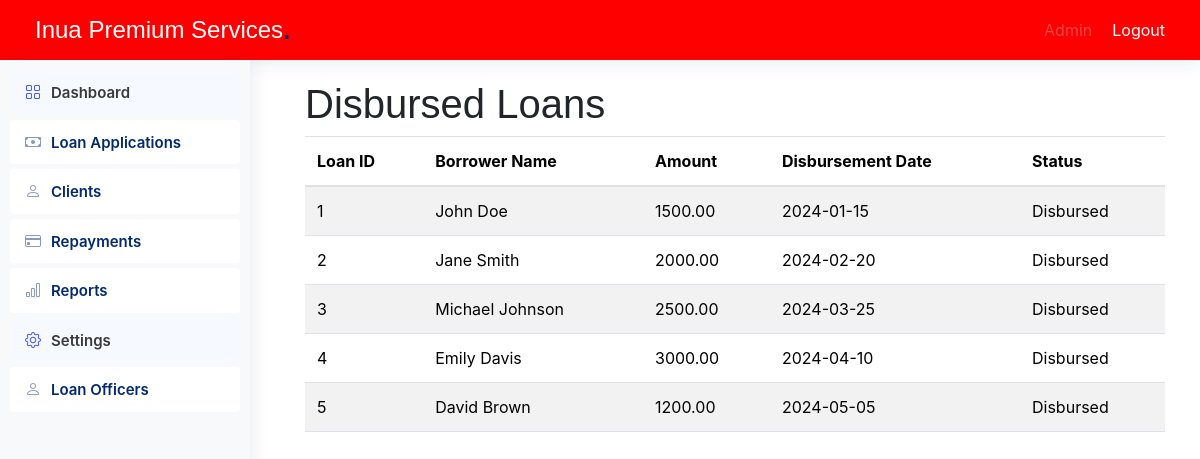
Page /admin/disbursed-loans.php on the committed database.
### tables this page shows
CREATE TABLE `navigation_items` (
  `id` int(11) NOT NULL,
  `title` varchar(100) NOT NULL,
  `url` varchar(200) NOT NULL,
  `icon` varchar(50) DEFAULT NULL,
  `parent_id` int(11) DEFAULT NULL
);

CREATE TABLE `disbursed_loans` (
  `loan_id` int(11) NOT NULL,
  `borrower_name` varchar(255) NOT NULL,
  `amount` decimal(10,2) NOT NULL,
  `disbursement_date` date NOT NULL,
  `status` varchar(50) NOT NULL
);

### includes/functions.php (called while the page is built, shortened)
<?php
function db_connect() {
    $host = 'localhost';
    $db = 'microfinance';
    $user = 'root';
    $pass = '';
    try {
        return new PDO("mysql:host=$host;dbname=$db", $user, $pass, [
            PDO::ATTR_ERRMODE => PDO::ERRMODE_EXCEPTION,
            PDO::ATTR_DEFAULT_FETCH_MODE => PDO::FETCH_ASSOC,
        ]);
    } catch (PDOException $e) {
        die('Connection failed: ' . $e->getMessage());
    }
}
function getDisbursedLoans() {
    $pdo = db_connect();
    $query = "SELECT loan_id, borrower_name, amount, disbursement_date, status FROM disbursed_loans";
    try {
        $stmt = $pdo->query($query);
        return $stmt->fetchAll();
    } catch (PDOException $e) {
        die("Database query failed: " . $e->getMessage());
    }
}
function getUserRole($userId) {
    $conn = db_connect();
    $stmt = $conn->prepare("SELECT role_id FROM users WHERE id = ?");
    $stmt->execute([$userId]);
    return $stmt->fetchColumn();
}
function getNavigationItems($roleId) {
    try {
        $conn = db_connect();
        $stmt = $conn->prepare("
            SELECT ni.id, ni.title, ni.url, ni.icon, ni.parent_id
            FROM navigation_items ni
            INNER JOIN navigation_item_roles nir ON ni.id = nir.navigation_item_id
            WHERE nir.role_id = :role_id ORDER BY ni.id ASC
        ");
        $stmt->execute([':role_id' => $roleId]);
        $result = $stmt->fetchAll(PDO::FETCH_ASSOC);
        return $result ?: [];
    } catch (PDOException $e) {
        error_log('Database query error: ' . $e->getMessage());
        return [];
    } finally {
        $conn = null;
    }
}
?>

### admin/disbursed-loans.php (the view, shortened to what this page needs)
<?php
include_once("../includes/functions.php");
$disbursedLoans = getDisbursedLoans();
?>
<!DOCTYPE html>
<html lang="en">
<head>
    <link href="assets/vendor/bootstrap/css/bootstrap.min.css" rel="stylesheet">
    <link href="assets/vendor/bootstrap-icons/bootstrap-icons.css" rel="stylesheet">
    <link href="assets/css/style.css" rel="stylesheet">
</head>
<body class="admin-page">
<?php
    include("includes/header.php");
    include("../includes/sidebar.php");
    ?>
    <main class="main">
        <section id="disbursed-loans" class="disbursed-loans section">
            <div class="container">
                <h1>Disbursed Loans</h1>
                <table class="table table-striped">
                    <thead>
                        <tr>
                            <th>Loan ID</th>
                            <th>Borrower Name</th>
                            <th>Amount</th>
                            <th>Disbursement Date</th>
                            <th>Status</th>
                        </tr>
                    </thead>
                    <tbody>
                        <?php if (!empty($disbursedLoans)): ?>
                            <?php foreach ($disbursedLoans as $loan): ?>
                                <tr>
                                    <td><?php echo htmlspecialchars($loan['loan_id']); ?></td>
                                    <td><?php echo htmlspecialchars($loan['borrower_name']); ?></td>
                                    <td><?php echo htmlspecialchars($loan['amount']); ?></td>
                                    <td><?php echo htmlspecialchars($loan['disbursement_date']); ?></td>
                                    <td><?php echo htmlspecialchars($loan['status']); ?></td>
                                </tr>
                            <?php endforeach; ?>
                        <?php else: ?>
                            <tr>
                                <td colspan="5">No disbursed loans found.</td>
                            </tr>
                        <?php endif; ?>
                    </tbody>
                </table>
            </div>
        </section>
    </main>
</body>
</html>

### includes/sidebar.php (shortened to what this page needs)
<?php
$userId = 1;
$roleId = getUserRole($userId);
$navItems = getNavigationItems($roleId);
function renderNavItems($items, $parentId = NULL) {
    $html = '';
    foreach ($items as $item) {
        if ($item['parent_id'] == $parentId) {
            $subItems = array_filter($items, function($i) use ($item) {
                return $i['parent_id'] == $item['id'];
            });
            $hasSubItems = !empty($subItems);
            $html .= '<li class="nav-item">';
            $html .= '<a class="nav-link' . ($hasSubItems ? ' collapsed' : '') . '" href="' . $item['url'] . '"';
            if ($hasSubItems) {
                $html .= ' data-bs-toggle="collapse" data-bs-target="#collapse-' . $item['id'] . '" aria-expanded="false" aria-controls="collapse-' . $item['id'] . '"';
            }
            $html .= '>';
            if ($item['icon']) {
                $html .= '<i class="' . $item['icon'] . '" title="' . $item['title'] . '"></i>';
            }
            $html .= '<span>' . $item['title'] . '</span>';
            $html .= '</a>';
            if ($hasSubItems) {
                $html .= '<ul id="collapse-' . $item['id'] . '" class="collapse list-unstyled">';
                $html .= renderNavItems($items, $item['id']);
                $html .= '</ul>';
            }
            $html .= '</li>';
        }
    }
    return $html;
}
?>
<!DOCTYPE html>
<html lang="en">
<head>
    <link rel="stylesheet" href="../assets/css/bootstrap.min.css">
</head>
<body>
    <aside class="sidebar">
        <ul class="sidebar-nav" id="sidebar-nav">
            <?= renderNavItems($navItems) ?>
        </ul>
    </aside>
</body>
</html>

### admin/assets/css/style.css (style rules this page uses)
:root { scroll-behavior: smooth; }
body { font-family: "Open Sans", sans-serif; background: #f6f9ff; color: #444444; }
a { color: #4154f1; text-decoration: none; }
h1, h2, h3, h4, h5, h6 { font-family: "Nunito", sans-serif; }
.sidebar { position: fixed; top: 60px; left: 0; bottom: 0; width: 300px; z-index: 996; transition: all 0.3s; padding: 20px; overflow-y: auto; scrollbar-width: thin; scrollbar-color: #aab7cf transparent; box-shadow: 0px 0px 20px rgba(1, 41, 112, 0.1); background-color: #fff; }
.sidebar-nav { padding: 0; margin: 0; list-style: none; }
.sidebar-nav li { padding: 0; margin: 0; list-style: none; }
.sidebar-nav .nav-item { margin-bottom: 5px; }
.sidebar-nav .nav-link { display: flex; align-items: center; font-size: 15px; font-weight: 600; color: #4154f1; transition: 0.3; background: #f6f9ff; padding: 10px 15px; border-radius: 4px; }
.sidebar-nav .nav-link i { font-size: 16px; margin-right: 10px; color: #4154f1; }
.sidebar-nav .nav-link.collapsed { color: #012970; background: #fff; }
.sidebar-nav .nav-link.collapsed i { color: #899bbd; }

### admin/disbursed-loans.php (style rules this page uses)
:root { --background-color: #ffffff; --default-color: #212529; --heading-color: #32353a; --accent-color: #e84545; --surface-color: #ffffff; --contrast-color: #ffffff; --nav-color: #3a3939; --nav-hover-color: #e84545; --nav-mobile-background-color: #ffffff; --nav-dropdown-background-color: #ffffff; --nav-dropdown-color: #3a3939; --nav-dropdown-hover-color: #e84545; }
body { background-color: var(--background-color); color: var(--default-color); font-family: 'Open Sans', sans-serif; margin: 0; }
.sidebar { background-color: var(--nav-mobile-background-color); color: var(--nav-color); padding: 20px; width: 250px; position: fixed; height: 100%; overflow: auto; }
.sidebar .nav-item .nav-link { color: var(--nav-color); padding: 10px 15px; text-decoration: none; display: block; }
.main { margin-left: 270px; padding: 20px; }

### includes/sidebar.php (style rules this page uses)
.sidebar { background-color: #f8f9fa; padding: 10px; height: 100vh; width: 250px; position: fixed; }
.sidebar .nav-link { color: #333; display: block; padding: 10px; text-decoration: none; }

### rows in the picture
navigation_items: title "Dashboard"
navigation_items: title "Loan Applications"
navigation_items: title "Clients"
navigation_items: title "Repayments"
navigation_items: title "Reports"
navigation_items: title "Settings"
navigation_items: title "Loan Officers"
disbursed_loans: loan_id "1", borrower_name "John Doe", amount "1500.00", disbursement_date "2024-01-15", status "Disbursed"
disbursed_loans: loan_id "2", borrower_name "Jane Smith", amount "2000.00", disbursement_date "2024-02-20", status "Disbursed"
disbursed_loans: loan_id "3", borrower_name "Michael Johnson", amount "2500.00", disbursement_date "2024-03-25", status "Disbursed"
disbursed_loans: loan_id "4", borrower_name "Emily Davis", amount "3000.00", disbursement_date "2024-04-10", status "Disbursed"
disbursed_loans: loan_id "5", borrower_name "David Brown", amount "1200.00", disbursement_date "2024-05-05", status "Disbursed"
